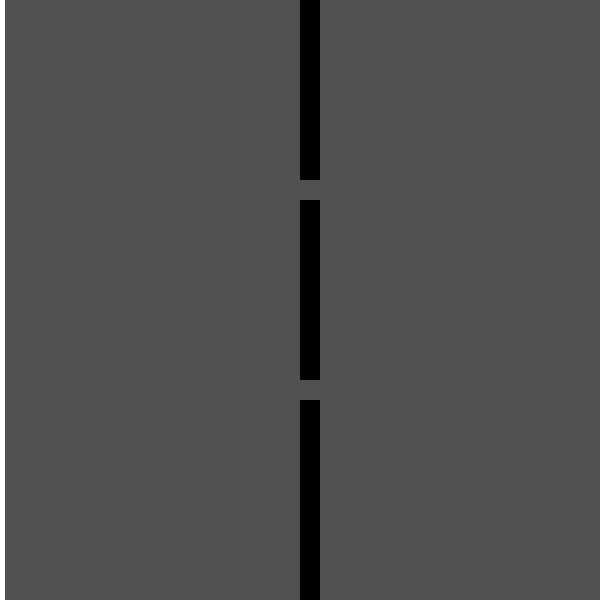
Frame 1 (no input)
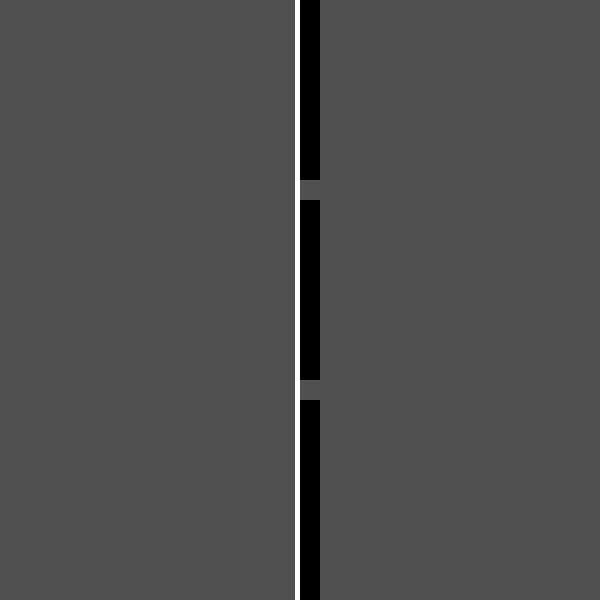
Frame 60 (the mouse pressed at the canvas centre just before this capture)
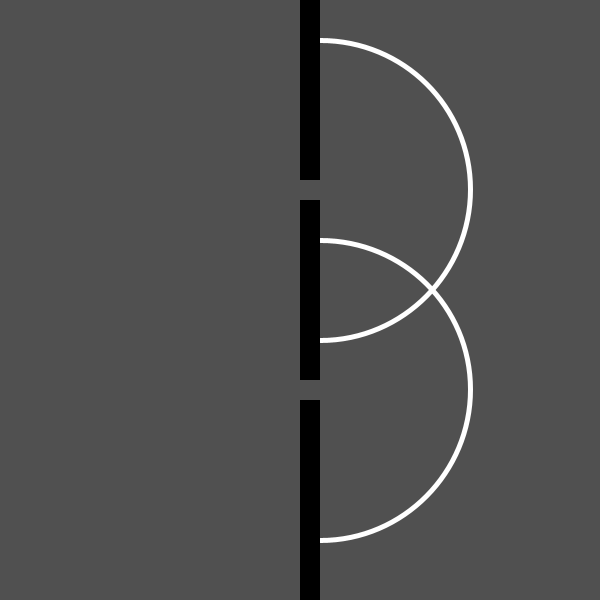
Frame 120 (the mouse held since frame 60 and released just before this capture)

The Processing sketch that drew these frames (run headless with seeded random() and noise(); from frame 60 on, the mouse is pressed at the canvas centre):

// Processing sketch: sketch_9
// ── sketch_9.pde
int dimEllipse1=20;
int dimEllipse2=20;
int x=0; 


void setup(){
  size (600,600);
  background(80);
  fill(0);
  noStroke();
}

void draw(){
  background(80);
  onda();
  rect(300,0,20,180);
  rect(300,200,20,180);
  rect(300,400,20,200);
}


void onda(){
  if(x<315){
    fill(255);
    rect(x,0,5,height);
    x+=5;
    fill(0);
  }
  else{
    noFill();
    stroke(255);
    ellipseMode(CENTER);
    strokeWeight(5);
    arc(320,190,dimEllipse1,dimEllipse2,PI+2*QUARTER_PI,TWO_PI+2*QUARTER_PI,OPEN);
    arc(320,390,dimEllipse1,dimEllipse2,PI+2*QUARTER_PI,TWO_PI+2*QUARTER_PI,OPEN);
    dimEllipse1+=5;
    dimEllipse2+=5;
    fill(0);
    noStroke();
  }
}
